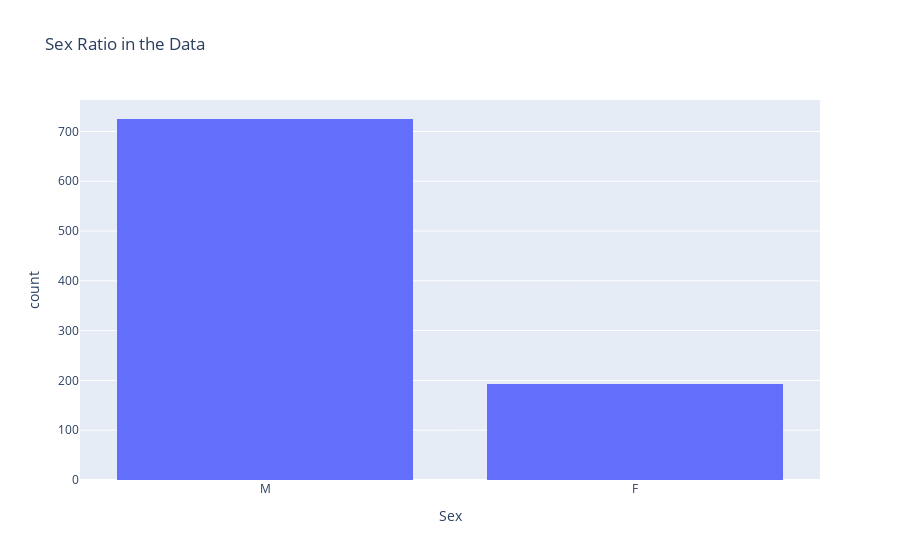

The notebook cell saved with this chart:
### Code cell
fig=px.histogram(df,
                 x="Sex",
                 hover_data=df.columns,
                 title="Sex Ratio in the Data")
fig.show()

### Figure 1 — Plotly figure (JSON) as saved in the notebook; plotly's stock layout.template omitted (floating-point values rounded to 4 significant figures; data arrays with more than 128 entries replaced by an {"elided": "..."} marker saying what was removed)
{"data": [{"bingroup": "x", "hovertemplate": "Sex=%{x}<br>count=%{y}<extra></extra>", "legendgroup": "", "marker": {"color": "#636efa", "pattern": {"shape": ""}}, "name": "", "orientation": "v", "showlegend": false, "type": "histogram", "x": {"elided": "918 str values"}, "xaxis": "x", "yaxis": "y"}], "layout": {"barmode": "relative", "legend": {"tracegroupgap": 0}, "title": {"text": "Sex Ratio in the Data"}, "xaxis": {"anchor": "y", "domain": [0, 1], "title": {"text": "Sex"}}, "yaxis": {"anchor": "x", "domain": [0, 1], "title": {"text": "count"}}}}
